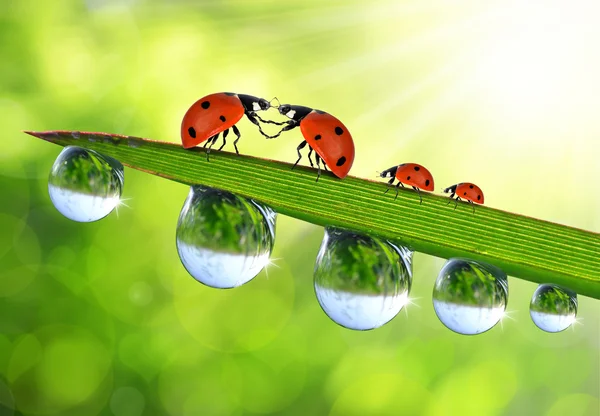
#> input picture imgs/plantas_gotas.jpg, 600 x 416 px
$ jupyter execute Ejercicio5.ipynb
#> lines starting #> are read from the running program, lines starting #| are printed output that depends on the picture
### functions.py
from PIL import Image
import numpy as np
import matplotlib.pyplot as plt


def from_image_to_vectors(image: Image, channel_count=3):
    image_array = np.array(image)

    if channel_count == 3 and image.mode != 'RGB':
        image = image.convert('RGB')
    elif channel_count == 4 and image.mode != 'RGBA':
        image = image.convert('RGBA')

    vectorized_image = image_array.reshape(-1, channel_count)
    return vectorized_image

def initialize_centroids(points, k):
    indices = np.random.permutation(points.shape[0])[:k]
    return points[indices]

def closest_centroid(points, centroids):
    distances = np.sqrt(((points - centroids[:, np.newaxis])**2).sum(axis=2))
    return np.argmin(distances, axis=0)

def update_centroids(points, closest, k):
    new_centroids = np.array([points[closest == ki].mean(axis=0) for ki in range(k)])
    return new_centroids

def kmeans(points, k, max_iters=100):
    if k<2:
        k=2

    centroids = initialize_centroids(points, k)
    for i in range(max_iters):
        closest = closest_centroid(points, centroids)
        new_centroids = update_centroids(points, closest, k)
        if np.all(centroids == new_centroids):
            break
        centroids = new_centroids
        if i==max_iters-1:
            print("Reached max iters")

    return closest, centroids

def build_map_segments(centroids, labels):
    n_centroids = len(centroids)

    fig, ax = plt.subplots(figsize=(10, 1))

    for i, color in enumerate(centroids):
        ax.barh(y=0, width=1, left=i, height=1, color=color/255, edgecolor='none')
        ax.text(i + 0.5, 0.5, str(i), ha='center', va='center', color='white' if np.mean(color) < 128 else 'black')

    ax.set_xlim(0, n_centroids)
    ax.set_ylim(0, 1)
    ax.axis('off')

    plt.show()

def build_quantized_image(centroids, labels, original_image):
    quantized_image = np.array([centroids[label] for label in labels])
    quantized_image = quantized_image.reshape(original_image.size[1], original_image.size[0], -1).astype(np.uint8)

    plt.figure(figsize=(10, 10))
    plt.imshow(quantized_image)
    plt.axis('off')
    plt.title('Quantized Image')
    plt.show()

def build_map_segments_and_quantized_image(centroids, labels, image):
    build_map_segments(centroids, labels)
    build_quantized_image(centroids, labels, image)

# [6 lines left out: function main, not called in this run]


# [2 lines that do not run on import are left out]

### Ejercicio5.ipynb
[cell 1]
from functions import from_image_to_vectors, kmeans, build_map_segments, build_quantized_image, build_map_segments_and_quantized_image
from PIL import Image
import numpy as np
import matplotlib.pyplot as plt

[cell 2]
plant_insect_image_path =  "./imgs/plantas_gotas.jpg"
plant_insect_image = Image.open(plant_insect_image_path)
#> plant_insect_image is the input picture: PIL image 600x416 RGB; mean R, G, B 166.1, 193.7, 92.4

[cell 3]
plant_insect_image

[cell 4]
plant_array = np.array(plant_insect_image)
plant_array.shape
#> Out = (416, 600, 3)

Dado que solo utiliza tres colores, transformaremos a vectores en función de ello.
Serán vectores de tres compontente RGB.

[cell 5]
plant_insect_image_vectorized = from_image_to_vectors(plant_insect_image, 3)

En función de la imagen utilizada seleccionamos un número de grupos (k) a generar. A discreción seleccioné 3, esperando que se distingan fondo y algunos elementos como el insecto.

[cell 6]
pi_labels, pi_centroids = kmeans(plant_insect_image_vectorized, 3)
#> in kmeans, `centroids = initialize_centroids(points, k)`: centroids = [[193, 228, 66], [108, 160, 24], [96, 145, 22]]
#> pi_centroids = [[92.74, 129.4, 21], [240.8, 247.2, 199.7], [172, 208.2, 71.45]]

[cell 7]
build_map_segments(pi_centroids, pi_labels)
#> in build_map_segments, `n_centroids = len(centroids)`: n_centroids = 3
#> the loop in build_map_segments, `for i, color in enumerate(centroids):` made 3 passes
#> in build_map_segments, `plt.show()`:
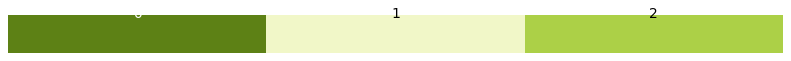
#> figure drawn by matplotlib, 1 panel

En principio no parece distinguir el color rojo, que es de un elemento importante (humanamente hablando). Posiblemente esto se debe a que k-means prioriza el volumen de datos. De manera que hace una distinción mayor a tonalidades de verde a distinguir colores signficativos.

[cell 8]
build_quantized_image(pi_centroids, pi_labels, plant_insect_image)
#> in build_quantized_image, `quantized_image = quantized_image.reshape(original_image.size[1], orig..`:
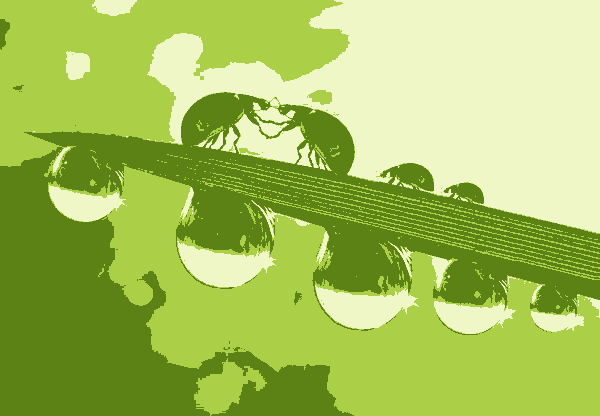
#> quantized_image: shape (416, 600, 3); mean R, G, B 165.2, 193.4, 92

Es interesante como aun es distinguible las formas principales pero aun esta lejos de algo deseado. Podemos cambiar al cantidad de clusters esperados en función de ello. Probemos, por ejemplo "7", para incluir distintos tonos de verde y alcanzar el rojo.

[cell 9]
pi_labels, pi_centroids = kmeans(plant_insect_image_vectorized, 7)
#> pi_centroids = [[153, 197.7, 53.59], [243.6, 248.9, 236.3], [59.92, 96.7, 21.12], [199.3, 223.9, 99.84], [239.2, 246.5, 163.5], [98.52, 151.9, 20.05], [191.9, 60.76, 21.2]]

[cell 10]
build_map_segments(pi_centroids, pi_labels)
#> in build_map_segments (call 2), `n_centroids = len(centroids)`: n_centroids = 7
#> the loop in build_map_segments (call 2), `for i, color in enumerate(centroids):` made 7 passes
#> in build_map_segments (call 2), `plt.show()`:
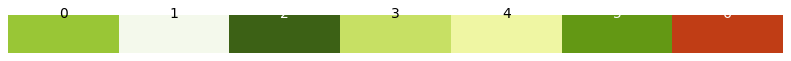
#> figure drawn by matplotlib, 1 panel

Vemos que ahora si se distingue pero con ello sacrificamos la separación de otros elementos que a lo mejor hubiesemos preferido mantener juntos. En general no parece una imagen ideal para esta técnica.

[cell 11]
build_quantized_image(pi_centroids, pi_labels, plant_insect_image)
#> in build_quantized_image (call 2), `quantized_image = quantized_image.reshape(original_image.size[1], orig..`:
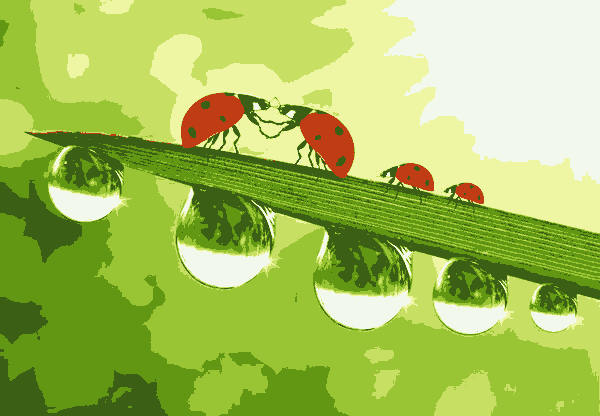
#> quantized_image: shape (416, 600, 3); mean R, G, B 165.7, 193, 92

Probamos ahora con una imagen con menos tonalidades (sobre todo en el "fondo").

[cell 12]
cookies_image_path =  "./imgs/cookies.jpg"
cookies_image = Image.open(cookies_image_path)
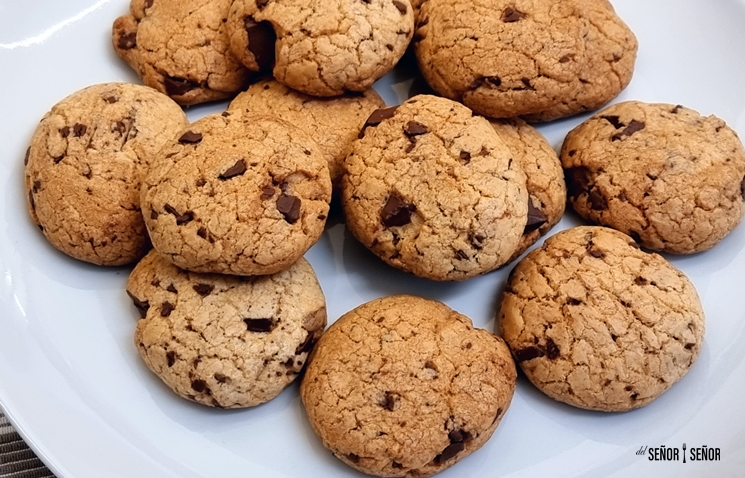
#> input picture imgs/cookies.jpg, 745 x 478 px
#> cookies_image is the input picture: PIL image 745x478 RGB; mean R, G, B 181.3, 146.2, 119.3

[cell 13]
cookies_image

[cell 14]
cookies_array = np.array(cookies_image)
cookies_array.shape
#> Out = (478, 745, 3)

Nuevamente solo tenemos 3 canales.

[cell 15]
cookies_array_vectorized = from_image_to_vectors(cookies_image, 3)

A ojo vemos por lo menos 3 grupos de colores:
- El color de la galleta por si sola
- El color de chispas y grietas.
- Color plato

[cell 16]
ck_labels, ck_centroids = kmeans(cookies_array_vectorized, 3)
#> ck_centroids = [[96.32, 54.85, 31.59], [213.3, 217.7, 228.1], [202, 147.7, 98.5]]

[cell 17]
build_map_segments(ck_centroids, ck_labels)
#> in build_map_segments (call 3), `n_centroids = len(centroids)`: n_centroids = 3
#> the loop in build_map_segments (call 3), `for i, color in enumerate(centroids):` made 3 passes
#> in build_map_segments (call 3), `plt.show()`:
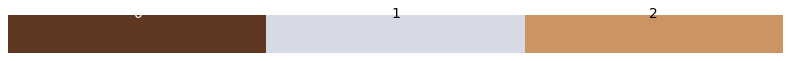
#> figure drawn by matplotlib, 1 panel

Ahora si parece tener mejores resultados, pero podemos comprobarlo con la imagen cuantizada.

[cell 18]
build_quantized_image(ck_centroids, ck_labels, cookies_image)
#> in build_quantized_image (call 3), `quantized_image = quantized_image.reshape(original_image.size[1], orig..`:
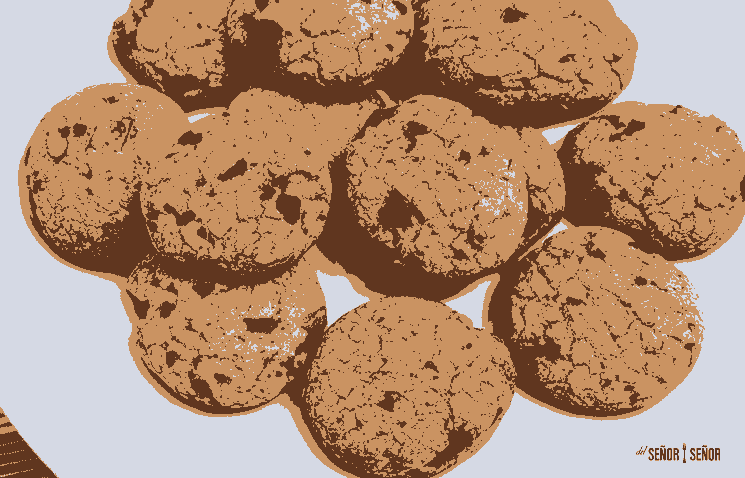
#> quantized_image: shape (478, 745, 3); mean R, G, B 181.2, 145.4, 118.9
